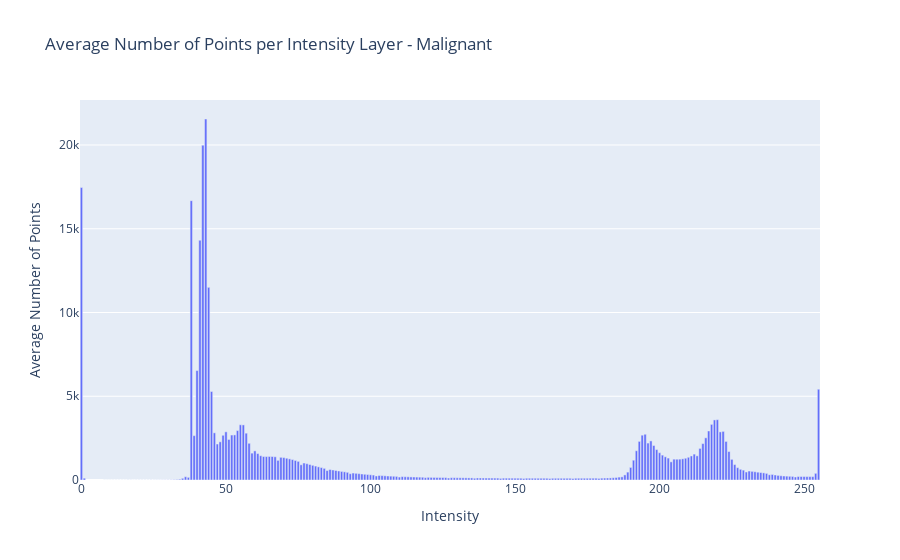

The notebook cell this image was saved under:
### Code cell
import os
import numpy as np
import matplotlib.pyplot as plt
import pandas as pd
import plotly.express as px
import plotly.io as pio
def process_image(filename_image):
    try:
        # Load the grayscale image
        inputImage = plt.imread(filename_image)

        # Check if the image is in color (3 channels)
        if inputImage.ndim == 3:
            # Convert to grayscale
            inputImage = np.mean(inputImage, axis=-1)

        # Flatten the intensity array
        intensity = inputImage.flatten()

        # Count the number of points for each intensity value
        unique_intensities, counts = np.unique(intensity, return_counts=True)
        
        return unique_intensities, counts

    except Exception as e:
        print(f"Error processing {filename_image}: {e}")
        return None, None

# Folder containing images
input_folder = "C:\\Users\\Aneesh PB\\Downloads\\Topology Project\\New Data\\Images\\Malignant cases\\"

# Dictionary to accumulate counts for each intensity
intensity_counts = {}

# Process each image in the input folder
image_count = 0
for filename in os.listdir(input_folder):
    if filename.lower().endswith('.png') or filename.lower().endswith('.jpg'):  # Adjust file extensions as needed
        filename_image = os.path.join(input_folder, filename)
        unique_intensities, counts = process_image(filename_image)
        
        if unique_intensities is not None:
            image_count += 1
            for intensity, count in zip(unique_intensities, counts):
                if intensity in intensity_counts:
                    intensity_counts[intensity].append(count)
                else:
                    intensity_counts[intensity] = [count]

# Calculate average number of points per intensity
average_intensity_counts = {intensity: np.mean(counts) for intensity, counts in intensity_counts.items()}

# Create a DataFrame for the average counts
df_avg_counts = pd.DataFrame(list(average_intensity_counts.items()), columns=['Intensity', 'Average Count'])

# Plot the average number of points for each intensity value
fig = px.bar(df_avg_counts, x='Intensity', y='Average Count', title='Average Number of Points per Intensity Layer - Malignant',
             labels={'Average Count': 'Average Number of Points'})
fig.show()
# output_plot_file = "C:\\Users\\Aneesh PB\\Downloads\\Topology Project\\VS code\\average_intensity_distribution.png"
# pio.write_image(fig, output_plot_file)

### Figure 1 — Plotly figure (JSON) as saved in the notebook; plotly's stock layout.template omitted (floating-point values rounded to 4 significant figures; data arrays with more than 128 entries replaced by an {"elided": "..."} marker saying what was removed)
{"data": [{"alignmentgroup": "True", "hovertemplate": "Intensity=%{x}<br>Average Number of Points=%{y}<extra></extra>", "legendgroup": "", "marker": {"color": "#636efa", "pattern": {"shape": ""}}, "name": "", "offsetgroup": "", "orientation": "v", "showlegend": false, "textposition": "auto", "type": "bar", "x": {"elided": "250 int values"}, "xaxis": "x", "y": {"elided": "250 float values"}, "yaxis": "y"}], "layout": {"barmode": "relative", "legend": {"tracegroupgap": 0}, "title": {"text": "Average Number of Points per Intensity Layer - Malignant"}, "xaxis": {"anchor": "y", "domain": [0, 1], "title": {"text": "Intensity"}}, "yaxis": {"anchor": "x", "domain": [0, 1], "title": {"text": "Average Number of Points"}}}}
